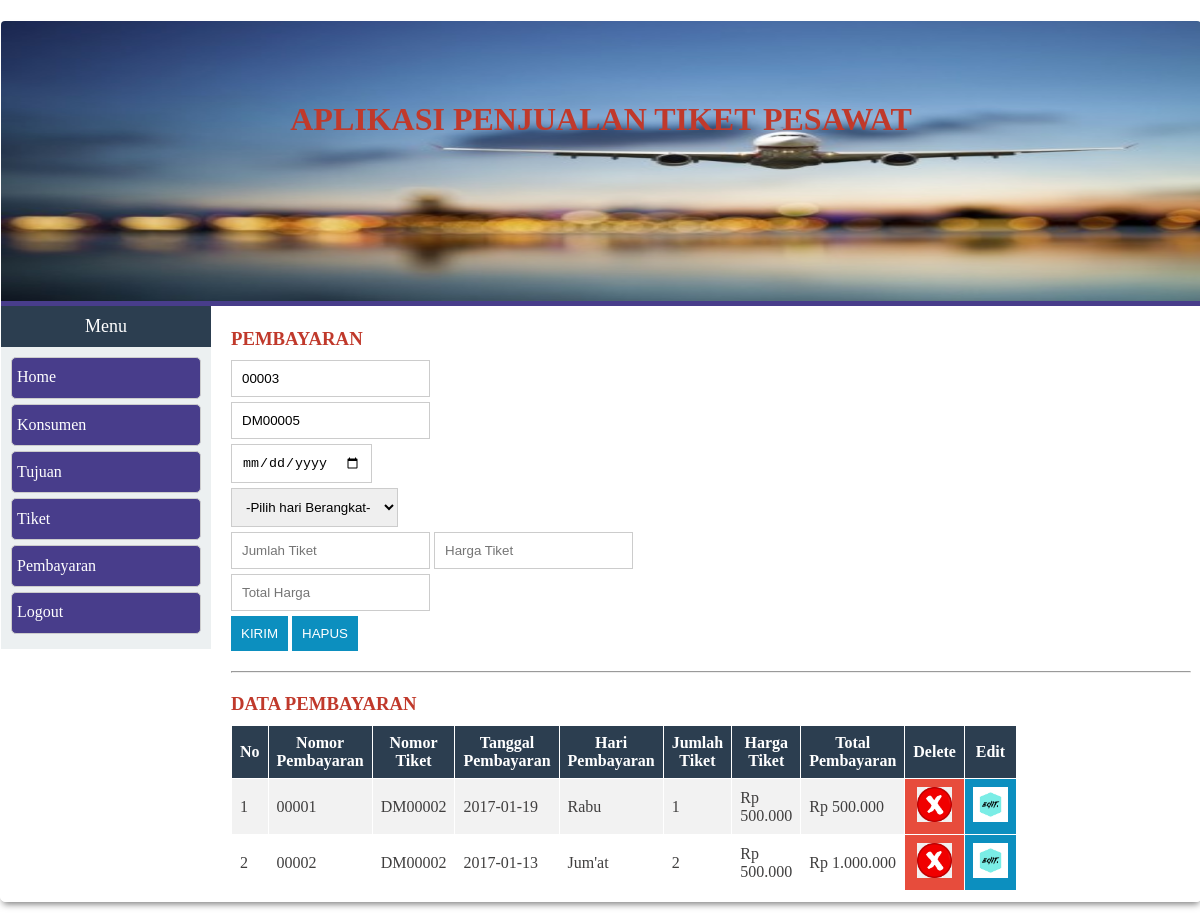
The app's page /entry_pembayaran.php (signed in) with its own data.
### tables this page shows
CREATE TABLE IF NOT EXISTS `tbl_pembayaran` (
  `no_pembayaran` varchar(11) NOT NULL,
  `no_tiket` varchar(18) NOT NULL,
  `tgl_pembayaran` date NOT NULL,
  `hari_pembayaran` varchar(6) NOT NULL,
  `jumlah_tiket` int(3) NOT NULL,
  `harga_tiket` int(10) NOT NULL,
  `total_pembayaran` varchar(100) NOT NULL,
  PRIMARY KEY  (`no_pembayaran`)
);

CREATE TABLE IF NOT EXISTS `tbl_tiket` (
  `no_konsumen` int(12) NOT NULL,
  `no_tiket` varchar(12) NOT NULL,
  `tgl_berangkat` date NOT NULL,
  `hari_berangkat` varchar(6) NOT NULL,
  `waktu_berangkat` time NOT NULL,
  `no_tujuan` varchar(8) NOT NULL,
  PRIMARY KEY  (`no_tiket`)
);

### data/data_pembayaran.php (the view)
<table id="tabel"  border="1" cellpadding="3" >
	<tr>
		<th style="width: 20px;">No</th>
		<th style="width: 50px;">Nomor Pembayaran</th>
		<th style="width: 60px;">Nomor Tiket</th>
		<th style="width: 100px;">Tanggal Pembayaran</th>
		<th style="width: 60px;">Hari Pembayaran</th>
		<th style="width: 20px;">Jumlah Tiket</th>
		<th>Harga Tiket</th>
		<th>Total Pembayaran</th>
		<th style="width: 40px;">Delete</th>
		<th style="width: 40px;">Edit</th>
	</tr>
	<?php include('koneksi/conn.php');
	$sql = "SELECT * FROM tbl_pembayaran ORDER BY no_pembayaran ASC";
	$hasil=mysqli_query($conn,$sql) or die(mysqli_error());
	$no=1;
	while ($data = mysqli_fetch_array ($hasil)){
		$id=$data['no_pembayaran'];
		$harga=$data['harga_tiket'];
		$total=$data['total_pembayaran'];
		?>
		<tr>
			<td><?php echo $no++?></td>
			<td><?php echo $data['no_pembayaran'];?></td>
			<td><?php echo $data['no_tiket']; ?></td>
			<td><?php echo $data['tgl_pembayaran']; ?></td>
			<td><?php echo $data['hari_pembayaran']; ?></td>
			<td><?php echo $data['jumlah_tiket']; ?></td>
			<td>Rp <?php echo number_format($harga,0,".","."); ?></td>
			<td>Rp <?php echo number_format($total,0,".","."); ?></td>
			<td class="delete">
				<a href="deletepembayaran.php?id_pembayaran=<?php echo $id ?>" onclick="return confirm('Apakah anda yakin?')" class="btn-aksi"> <img src="img/silang.png "width="35px" width:10px alt="Delete Data"></a>
			</td>
			<td class="edit">
				<a href="editpembayaran.php?id_pembayaran=<?php echo $id?>" class="btn-aksi"><img src="img/editt2.png" class="card-img-top" width="35px" alt="Edit Data"></a>
			</td>
		</tr>
		<?php } ?>
	</table>

### entry_pembayaran.php (shortened to what this page needs)
<?php
include('koneksi/conn.php');
include('template/top.php');
include('template/navigasi.php');
$no = 1;
$sql = "SELECT * FROM tbl_pembayaran ORDER BY no_pembayaran DESC limit 1";
$hasil=mysqli_query($conn,$sql) or die(mysqli_error());
$sql2 = "SELECT * FROM tbl_tiket ORDER BY no_tiket DESC limit 1";
$hasil2=mysqli_query($conn,$sql2) or die(mysqli_error());
?>
<div id="main">
	<div class="content">
		<h3>Pembayaran</h3>
		<form action="insertpembayaran.php" method="POST">
			<div class="input-group">
				<input type="text" placeholder="Nomor Indentitas Pembayaran" value="0000<?php while($rows=mysqli_fetch_array($hasil)){ $num = $rows['no_pembayaran']+$no; echo $num; }?>" name="no_pembayaran">
			</div>
			<div class="input-group">
				<input type="text" placeholder="Nomor Tiket" name="no_tiket" value="DM0000<?php while($rows=mysqli_fetch_array($hasil2)){ $dat = $rows['no_tiket']; $num = substr($dat,5)+$no; echo $num; }?>" >
			</div>
			<div class="input-group">
				<input type="date" placeholder="Tanggal Pembayaran" name="tgl_pembayaran">
			</div>
			<div class="input-group">
				<select name="hari_pembayaran" id="">
					<option value="0">-Pilih hari Berangkat-</option>
				</select>
			</div>
			<div class="input-group">
				<input type="text" placeholder="Jumlah Tiket" id="jumlah" oninput="calculate()" name="jumlah_tiket">
				<input type="text" placeholder="Harga Tiket" id="harga" oninput="calculate()" name="harga_tiket">
			</div>
			<div class="input-group">
				<input type="text" placeholder="Total Harga" name="total_pembayaran" id="total" >
			</div>
			<div class="input-group">
				<button type="submit" class="btn">Kirim</button>
				<button type="reset" class="btn">Hapus</button>
			</div>
		</form>
		<hr/>
		<h3>Data Pembayaran</h3>
		<?php include('data/data_pembayaran.php'); ?>
	</div>
</div>
<?php include('template/footer.php'); ?>

### style.css (style rules this page uses)
* { padding: 0; margin: 0; }
a:link { text-decoration: none; color: #fff; }
#main { background-color: #000; }
.content { width: 960px; padding: 10px 0; float: left; margin-left: 20px; color: #403F3F; }
.content h3 { text-transform: uppercase; color: #c0392b; height: 20px; margin: 12px 0; }
.input-group { margin-bottom: 5px; }
.input-group input { padding:10px; border:1px solid #ccc; }
.input-group select { padding: 10px; border: 1px solid #ccc; }
.btn { border: none; padding: 10px; background: #0C8FBF; color: #fff; text-transform: uppercase; text-align: center; cursor: pointer; }
hr { margin: 20px 0; }
table { border-collapse: collapse; width: 80%; }
th, td { border:1px solid #fff; text-align: left; padding: 8px; }
td a:link { display: block; color: #0C8FBF !important; }
tr:nth-child(even) { background-color: #f2f2f2 }
.delete { background-color:#e74c3c; color:#fff; text-align: center; }
.edit { background-color:#0C8FBF; color:#fff; text-align: center; }
th { background-color:#2c3e50; color: white; text-align: center; }

### records on screen
tbl_pembayaran: no_pembayaran "00003", no_pembayaran "00002", no_tiket "DM00002", tgl_pembayaran "2017-01-13", hari_pembayaran "Jum'at", jumlah_tiket "2", harga_tiket "500.000", total_pembayaran "1.000.000"
tbl_tiket: no_tiket "DM00005"
tbl_pembayaran: no_pembayaran "00001", no_tiket "DM00002", tgl_pembayaran "2017-01-19", hari_pembayaran "Rabu", jumlah_tiket "1", harga_tiket "500.000", total_pembayaran "500.000"
